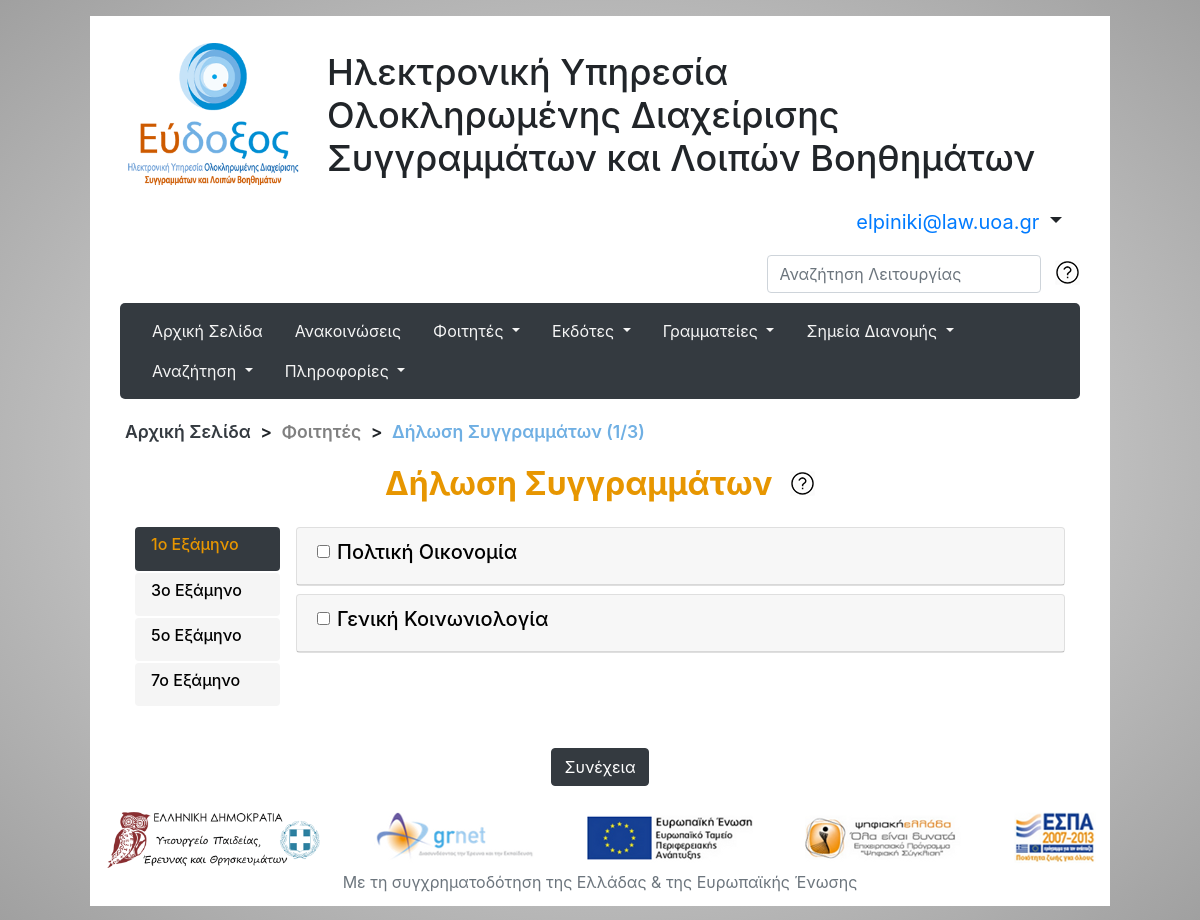
The app's page /sdi1500102_sdi1500165/php/book_declaration1.php (signed in) with its own data.
### tables this page shows
CREATE TABLE IF NOT EXISTS `UNIVERSITY_CLASSES` (
  `idClass` INT UNSIGNED NOT NULL AUTO_INCREMENT,
  `SECRETARIES_id` INT UNSIGNED NOT NULL,
  `FREE_CLASS_SECRETARIES_id` INT UNSIGNED NULL COMMENT 'If NULL then a class of SECRETARIES_id\'s department, else it\'s a \"FREE Class\" from this \"foreign\" department.',
  `title` VARCHAR(128) NOT NULL,
  `code` VARCHAR(16) NOT NULL,
  `professors` VARCHAR(256) NOT NULL,
  `semester` INT NOT NULL,
  `comments` VARCHAR(256) NOT NULL DEFAULT '',
  PRIMARY KEY (`idClass`),
  CONSTRAINT `fk_UNIVERSITY_CLASSES_SECRETARIES1`
    FOREIGN KEY (`SECRETARIES_id`)
    REFERENCES `SECRETARIES` (`idUser`)
    ON DELETE CASCADE
    ON UPDATE NO ACTION,
  CONSTRAINT `fk_UNIVERSITY_CLASSES_SECRETARIES2`
    FOREIGN KEY (`FREE_CLASS_SECRETARIES_id`)
    REFERENCES `SECRETARIES` (`idUser`)
    ON DELETE CASCADE
    ON UPDATE NO ACTION);

### sdi1500102_sdi1500165/php/control/dbConnection.php (called while the page is built, shortened)
<?php
function getDptSemClasses($mysqli, $university, $dpt, $sem){
    $result = $mysqli->query("SELECT * FROM UNIVERSITY_CLASSES uc, SECRETARIES s WHERE s.university='$university' AND s.department='$dpt' AND s.idUser=uc.SECRETARIES_id AND uc.semester=$sem;");
    $list = [];
    if ($result->num_rows > 0) {
        while ($row =  $result->fetch_assoc()){
            $list[] = $row;
        }
    }
    return $list;
}
?>

### sdi1500102_sdi1500165/php/book_declaration1.php (the view, shortened to what this page needs)
<!DOCTYPE html>
<html>
<head>
    <link rel="stylesheet" type="text/css" href="/sdi1500102_sdi1500165/css/common.css"/>
    <link rel="stylesheet" type="text/css" href="/sdi1500102_sdi1500165/css/navbar.css"/>
    <link rel="stylesheet" type="text/css" href="/sdi1500102_sdi1500165/css/student.css"/>
    <link rel="stylesheet" type="text/css" href="/sdi1500102_sdi1500165/css/books.css"/>
	<link rel="stylesheet" type="text/css" href="/sdi1500102_sdi1500165/css/lib/bootstrap.min.css"/>
</head>
<body style="overflow-y: scroll;">
    <div class="main-container">
        <?php include("headlines.php") ?>
        <?php include("general_navbar.php"); ?>
        <nav class="my_breadcrump">
            <a class="breadcrump_item" href="/sdi1500102_sdi1500165/index.php">Αρχική Σελίδα</a> >
            <p class="breadcrump_item">Φοιτητές</p> >
            <a class="breadcrump_item last_item" href="/sdi1500102_sdi1500165/php/book_declaration1.php">Δήλωση Συγγραμμάτων (1/3)</a>
        </nav>
        <?php
            $conn = connectToDB();
        ?>
            <h2 class="orange_header mt-3 mb-4">Δήλωση Συγγραμμάτων
                <a href="/sdi1500102_sdi1500165/php/help_student.php" target="_blank">
                    <img class="help_tooltip" src="/sdi1500102_sdi1500165/images/help_icon.png" data-toggle="tooltip" data-placement="right" title="Δείτε την σελίδα βοήθειας για φοιτητές."/>
                </a>
            </h2>
            <div class="container">
            <?php
                if ( isset($_SESSION['bookDeclUni']) && isset($_SESSION['bookDeclDpt']) ) {
            ?>
                    <form action="/sdi1500102_sdi1500165/php/book_declaration2.php" method="POST" id="bookDeclFormPage1" >
                        <div class="row">
                            <div class="col-2 pr-0">
                                <div class="nav flex-column nav-pills" id="v-pills-tab" role="tablist">
                                <?php
                                    $semNum = getDptNumberOfSemesters($conn, $_SESSION['bookDeclUni'], $_SESSION['bookDeclDpt']);
                                    $i = 1;
                                    $Semesters = [];
                                    for (; $i <= $semNum; $i += 2) {
                                        $Semesters[] = $i . "ο Εξάμηνο";
                                    }
                                    $i = 1;
                                    foreach ($Semesters as $sem){
                                        if ($i == 1 || $i == 2) {
                                            echo "<a class=\"vertical_tab nav-link active\" id=\"v-pills-tab1-tab\" data-toggle=\"pill\" href=\"#v-pills-tab1\" role=\"tab\" aria-expanded=\"true\"><h6>$sem</h6></a>";
                                        } else {
                                            echo "<a class=\"vertical_tab nav-link\" id=\"v-pills-tab$i-tab\" data-toggle=\"pill\" href=\"#v-pills-tab$i\" role=\"tab\" aria-expanded=\"true\"><h6>$sem</h6></a>";
                                        }
                                        $i += 2;
                                    }
                                ?>
                                </div>
                            </div>
                            <div class="col-10 pl-0 content_box">
                                <div class="tab-content pl-3" id="v-pills-tabContent">
                                <?php
                                    $i = 1;
                                    foreach ($Semesters as $sem) {
                                        if ($i == 1 || $i == 2) {
                                            echo "<div class=\"tab-pane fade show active\" id=\"v-pills-tab1\" role=\"tabpanel\">";
                                        } else {
                                            echo "<div class=\"tab-pane fade\" id=\"v-pills-tab$i\" role=\"tabpanel\">";
                                        }
                                        echo "<div id=\"accordion$i\">";
                                        $semClasses = getDptSemClasses($conn, $_SESSION['bookDeclUni'], $_SESSION['bookDeclDpt'], $i);
                                        foreach ($semClasses as $class) {
                                            if ( isset($class['FREE_CLASS_SECRETARIES_id']) ) $freeClassDpt = "&ensp;(" . getDptForSecretary($conn, $class['FREE_CLASS_SECRETARIES_id']) . ")";
                                            else $freeClassDpt = "";
                                            echo <<<EOT
                                                <div class="class_card card mb-2">
                                                    <div class="card-header" data-toggle="collapse" href="#collapse{$class['idClass']}">
                                                        <div class="collapsed card-link">
                                                            <div class="form-check d-inline-block">
                                                                <input id="checkbDiv{$class['idClass']}" class="form-check-input d-inline-block" type="checkbox" id="checkbox{$class['idClass']}" name="class{$class['idClass']}">
                                                                <label class="form-check-label"><h5 class="d-inline-block">{$class['title']}</h5><h6 class="d-inline-block">$freeClassDpt</h6></label>
                                                            </div>
                                                        </div>
                                                    </div>
                                                    <div id="collapse{$class['idClass']}" class="collapse">
                                                        <div class="card-body text-justify">
EOT;
                                            echo "      </div>
                                                    </div>
                                                </div>";
                                        }
                                        echo "  </div>
                                            </div>";
                                        $i += 2;
                                    }
                                ?>
                                </div>
                            </div>
                        </div>
                        <br>
                        <div class="text-center m-3 mb-4">
                            <button type="submit" class="btn btn-dark hover_orange" name="bookDeclSubmit">Συνέχεια</button>
                        </div>
                    </form>
                <?php
                } ?>
                </div>
    </div>
</body>
</html>

### sdi1500102_sdi1500165/css/common.css (style rules this page uses)
html { min-height: 100%; position: relative; }
body { background: radial-gradient(#ebebeb, #c5c5c5, #a0a0a0); background-size: cover; background-attachment: fixed; }
.main-container { background-color: white; width: 85%; min-height: 96.6vh; margin-top: 16px; margin-bottom: 16px; margin-left: auto; margin-right: auto; padding: 20px 30px 96px 30px; }
#footer { position: absolute; right: 0; left: 0; text-align: center; bottom: 28px; margin-top: 20px; }
.help_tooltip { display: inline-block; margin-left: 10px; padding-bottom: 5px; height: 30px; width: 25px; cursor: pointer; }
.my_breadcrump { margin: 20px 0px 20px 0px; font-size: 110%; font-weight: 600; }
a.breadcrump_item, p.breadcrump_item { color: #343a40; }
a.breadcrump_item { text-decoration: none; }
p.breadcrump_item { color: grey; }
.breadcrump_item { display: inline-block; margin: 0px 5px 0px 5px; }
.last_item { color: #6fafe3 !important; }
.text_div h2, h2.orange_header { color: rgb(231, 150, 0); font-weight: 720; font-size: 200%; text-align: center; }

### sdi1500102_sdi1500165/css/student.css (style rules this page uses)
.vertical_tab { background-color: whitesmoke; color: black; margin-bottom: 2px; }
.vertical_tab.active { color: rgb(231, 150, 0) !important; background-color: #343a40 !important; }
.content_box { color: black; }
.card-header { cursor: pointer; }
.class_card .card-header label { color: black !important; cursor: pointer; }

### records on screen
university_classes: title "Πολτική Οικονομία"
university_classes: title "Γενική Κοινωνιολογία"

### other values on screen
$_SESSION["email"] "elpiniki@law.uoa.gr"
$sem "1ο Εξάμηνο"
$sem "3ο Εξάμηνο"
$sem "5ο Εξάμηνο"
$sem "7ο Εξάμηνο"
